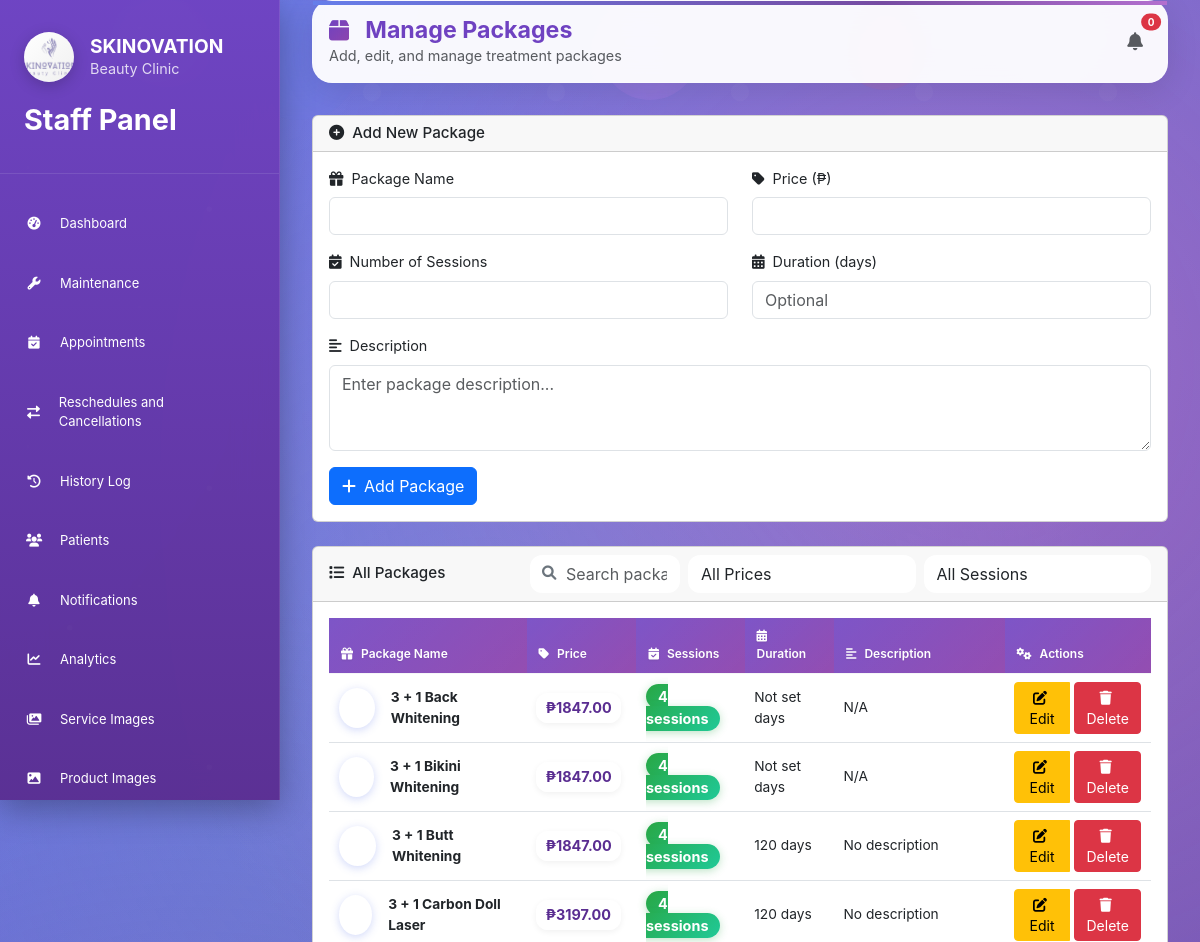
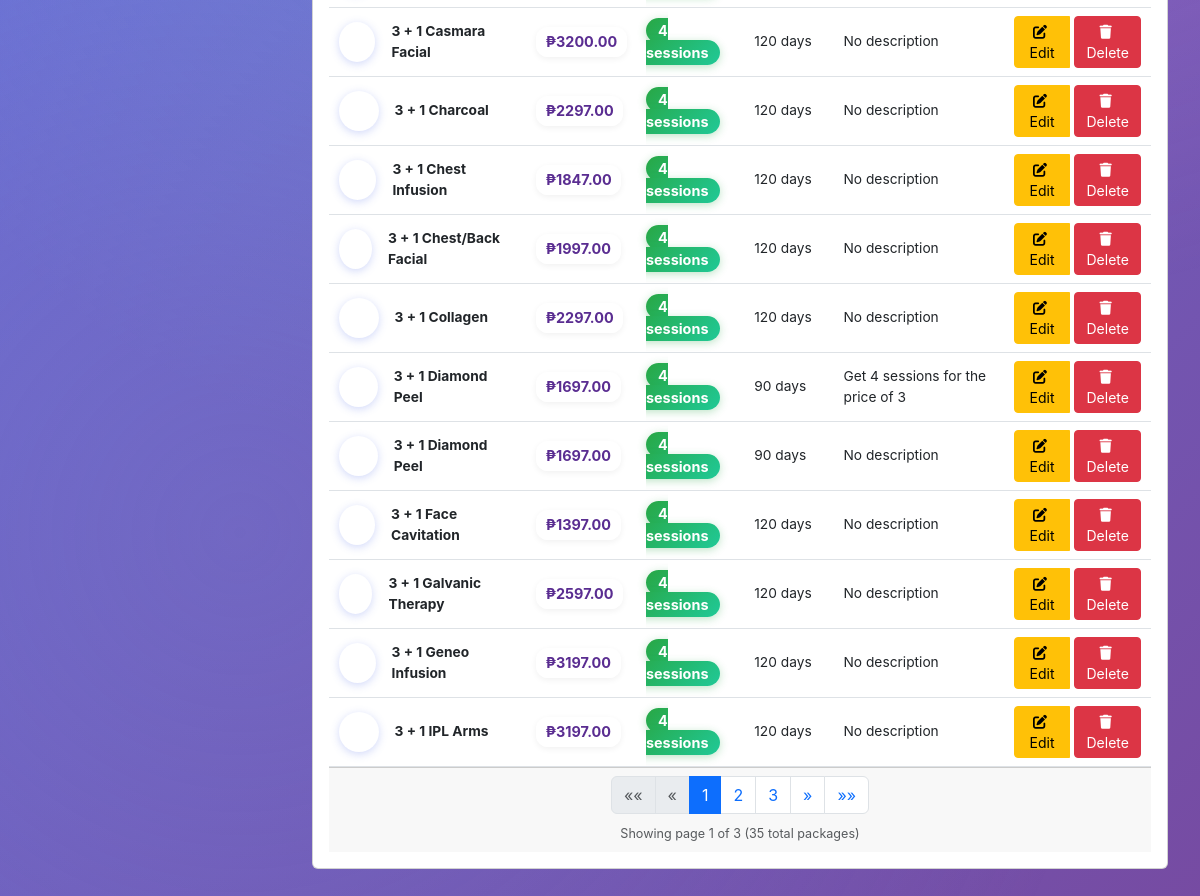
The app's page /appointments/admin/manage-packages/ (signed in) with its own data (2 pictures, top to bottom).
### packages/models.py (models this page shows, shortened)
class Package(models.Model):
    package_name = models.CharField(max_length=255)
    description = models.TextField(blank=True, null=True)
    price = models.DecimalField(max_digits=10, decimal_places=2)
    sessions = models.IntegerField()
    duration_days = models.IntegerField(help_text="Duration in days")
    grace_period_days = models.IntegerField(help_text="Grace period in days")
    archived = models.BooleanField(default=False)
    created_at = models.DateTimeField(auto_now_add=True)
    updated_at = models.DateTimeField(auto_now=True)
    class Meta:
        db_table = 'packages'
        ordering = ['package_name']

### appointments/admin_views.py (the view, shortened to what this page needs)
# urls.py: path('admin/manage-packages/', admin_views.admin_manage_packages, name='admin_manage_packages'),
@login_required
@user_passes_test(is_admin)
def admin_manage_packages(request):
    from packages.models import Package
    from django.core.paginator import Paginator
    packages = Package.objects.filter(archived=False).order_by('package_name')
    paginator = Paginator(packages, 15)
    page_number = request.GET.get('page')
    page_obj = paginator.get_page(page_number)
    context = {
        'packages': page_obj,
        'page_obj': page_obj,
    }
    return render(request, 'appointments/admin_manage_packages.html', context)

### appointments/admin_views.py (called while the page is built)
def is_admin(user):
    return user.is_authenticated and user.user_type == 'admin'

### appointments/context_processors.py (called while the page is built)
def notification_count(request):
    if request.user.is_authenticated:
        if request.user.user_type == 'admin':
            count = Notification.objects.filter(patient__isnull=True).count()
        else:
            count = Notification.objects.filter(patient=request.user, is_read=False).count()
    else:
        count = 0
    return {
        'notification_count': count
    }

### templates/appointments/admin_manage_packages.html (shortened to what this page needs)
{% extends 'appointments/admin_base.html' %}
{% load static %}
{% block content %}
<div class="content-header">
    <div>
        <h1 class="page-title" style="margin:0;">
            <i class="fas fa-box"></i>
            Manage Packages
        </h1>
        <p class="text-muted mb-0">Add, edit, and manage treatment packages</p>
    </div>
    {% include 'appointments/includes/admin_notification_icon.html' %}
</div>
<div class="card mb-4">
    <div class="card-header">
        <h5 class="mb-0">
            <i class="fas fa-plus-circle me-2"></i>Add New Package
        </h5>
    </div>
    <div class="card-body">
        <form method="post">
            <div class="row">
                <div class="col-md-6">
                    <div class="mb-3">
                        <label for="package_name" class="form-label">
                            <i class="fas fa-gift me-2"></i>Package Name
                        </label>
                        <input type="text" class="form-control" id="package_name" name="package_name" required>
                    </div>
                </div>
                <div class="col-md-6">
                    <div class="mb-3">
                        <label for="price" class="form-label">
                            <i class="fas fa-tag me-2"></i>Price (₱)
                        </label>
                        <input type="number" class="form-control" id="price" name="price" step="0.01" required>
                    </div>
                </div>
            </div>
            <div class="row">
                <div class="col-md-6">
                    <div class="mb-3">
                        <label for="sessions" class="form-label">
                            <i class="fas fa-calendar-check me-2"></i>Number of Sessions
                        </label>
                        <input type="number" class="form-control" id="sessions" name="sessions" required>
                    </div>
                </div>
                <div class="col-md-6">
                    <div class="mb-3">
                        <label for="duration_days" class="form-label">
                            <i class="fas fa-calendar-alt me-2"></i>Duration (days)
                        </label>
                        <input type="number" class="form-control" id="duration_days" name="duration_days" placeholder="Optional">
                    </div>
                </div>
            </div>
            <div class="mb-3">
                <label for="description" class="form-label">
                    <i class="fas fa-align-left me-2"></i>Description
                </label>
                <textarea class="form-control" id="description" name="description" rows="3" placeholder="Enter package description..."></textarea>
            </div>
            <button type="submit" class="btn btn-primary">
                <i class="fas fa-plus me-2"></i>Add Package
            </button>
        </form>
    </div>
</div>
<div class="card">
    <div class="card-header">
        <div class="d-flex justify-content-between align-items-center">
            <h5 class="mb-0">
                <i class="fas fa-list me-2"></i>All Packages
            </h5>
            <div class="d-flex gap-2">
                <div class="search-box">
                    <i class="fas fa-search"></i>
                    <input type="text" id="packageSearch" placeholder="Search packages..." class="form-control">
                </div>
                <select id="priceFilter" class="form-control">
                    <option value="">All Prices</option>
                </select>
                <select id="sessionsFilter" class="form-control">
                    <option value="">All Sessions</option>
                </select>
            </div>
        </div>
    </div>
    <div class="card-body">
        {% if packages %}
            <div class="table-responsive">
                <table class="table" id="packagesTable">
                    <thead>
                        <tr>
                            <th><i class="fas fa-gift me-2"></i>Package Name</th>
                            <th><i class="fas fa-tag me-2"></i>Price</th>
                            <th><i class="fas fa-calendar-check me-2"></i>Sessions</th>
                            <th><i class="fas fa-calendar-alt me-2"></i>Duration</th>
                            <th><i class="fas fa-align-left me-2"></i>Description</th>
                            <th><i class="fas fa-cogs me-2"></i>Actions</th>
                        </tr>
                    </thead>
                    <tbody>
                        {% for package in packages %}
                        <tr class="package-row" data-name="{{ package.package_name|lower }}" data-price="{{ package.price }}" data-sessions="{{ package.sessions }}">
                            <td>
                                <div class="d-flex align-items-center">
                                    <div class="package-icon me-3">
                                        <i class="fas fa-gift"></i>
                                    </div>
                                    <strong>{{ package.package_name }}</strong>
                                </div>
                            </td>
                            <td>
                                <span class="price-badge">₱{{ package.price|floatformat:2 }}</span>
                            </td>
                            <td>
                                <span class="sessions-badge">{{ package.sessions }} sessions</span>
                            </td>
                            <td>{{ package.duration_days|default:"Not set" }} days</td>
                            <td>{{ package.description|truncatechars:50|default:"No description" }}</td>
                            <td>
                                <div class="btn-group" role="group">
                                    <button class="btn btn-sm btn-warning" onclick="showEditForm({{ package.id }})">
                                        <i class="fas fa-edit me-1"></i>Edit
                                    </button>
                                    <form method="post" style="display: inline;" onsubmit="return confirm('Are you sure you want to delete this package?')">
                                        <button type="submit" class="btn btn-sm btn-danger">
                                            <i class="fas fa-trash me-1"></i>Delete
                                        </button>
                                    </form>
                                </div>
                            </td>
                        </tr>
                        {% endfor %}
                    </tbody>
                </table>
            </div>
            {% if page_obj.has_other_pages %}
            <div class="card-footer">
                <nav aria-label="Page navigation">
                    <ul class="pagination justify-content-center mb-0">
                        {% if page_obj.has_previous %}
                            <li class="page-item">
                                <a class="page-link" href="?page=1" aria-label="First">
                                    <span aria-hidden="true">&laquo;&laquo;</span>
                                </a>
                            </li>
                            <li class="page-item">
                                <a class="page-link" href="?page={{ page_obj.previous_page_number }}" aria-label="Previous">
                                    <span aria-hidden="true">&laquo;</span>
                                </a>
                            </li>
                        {% else %}
                            <li class="page-item disabled">
                                <span class="page-link">&laquo;&laquo;</span>
                            </li>
                            <li class="page-item disabled">
                                <span class="page-link">&laquo;</span>
                            </li>
                        {% endif %}
                        {% for num in page_obj.paginator.page_range %}
                            {% if page_obj.number == num %}
                                <li class="page-item active">
                                    <span class="page-link">{{ num }}</span>
                                </li>
                            {% elif num > page_obj.number|add:'-3' and num < page_obj.number|add:'3' %}
                                <li class="page-item">
                                    <a class="page-link" href="?page={{ num }}">{{ num }}</a>
                                </li>
                            {% endif %}
                        {% endfor %}
                        {% if page_obj.has_next %}
                            <li class="page-item">
                                <a class="page-link" href="?page={{ page_obj.next_page_number }}" aria-label="Next">
                                    <span aria-hidden="true">&raquo;</span>
                                </a>
                            </li>
                            <li class="page-item">
                                <a class="page-link" href="?page={{ page_obj.paginator.num_pages }}" aria-label="Last">
                                    <span aria-hidden="true">&raquo;&raquo;</span>
                                </a>
                            </li>
                        {% endif %}
                    </ul>
                </nav>
                <div class="text-center mt-2 text-muted">
                    <small>Showing page {{ page_obj.number }} of {{ page_obj.paginator.num_pages }} ({{ page_obj.paginator.count }} total packages)</small>
                </div>
            </div>
            {% endif %}
        {% else %}
            <div class="text-center py-5">
                <i class="fas fa-box fa-3x text-muted mb-3"></i>
                <h5 class="text-muted">No packages found</h5>
                <p class="text-muted">Add your first package using the form above.</p>
            </div>
        {% endif %}
    </div>
</div>
{% endblock %}

### templates/appointments/admin_base.html (style rules this page uses)
:root { --primary-color: #6f42c1; --secondary-color: #8e44ad; --dark-color: #5a2d91; --light-purple: #f8f9ff; --success-color: #28a745; --warning-color: #ffc107; --danger-color: #dc3545; --info-color: #17a2b8; }
body { font-family: 'Inter', -apple-system, BlinkMacSystemFont, 'Segoe UI', Roboto, sans-serif; background: linear-gradient(135deg, #667eea 0%, #764ba2 100%); background-attachment: fixed; min-height: 100vh; position: relative; }
body::before { content: ''; position: fixed; top: 0; left: 0; width: 100%; height: 100%; background: radial-gradient(circle at 20% 80%, rgba(120, 119, 198, 0.3) 0%, transparent 50%), radial-gradient(circle at 80% 20%, rgba(255, 119, 198, 0.3) 0%, transparent 50%), radial-gradient(circle at 40% 40%, rgba(120, 219, 255, 0.2) 0%, transparent 50%); z-index: -1; }
.content-header { background: rgba(255, 255, 255, 0.95); backdrop-filter: blur(15px); border-radius: 20px; padding: 2rem; margin: 0; margin-bottom: 2rem; box-shadow: 0 8px 32px rgba(0, 0, 0, 0.1); border: 1px solid rgba(255, 255, 255, 0.2); position: relative; overflow: visible; display: flex; justify-content: space-between; align-items: center; }
.content-header .page-title { margin: 0; flex: 1; }
.content-header::before { content: ''; position: absolute; top: 0; left: 0; right: 0; height: 4px; background: linear-gradient(90deg, #667eea, #764ba2, #f093fb, #f5576c); background-size: 200% 100%; animation: gradientShift 3s ease infinite; }
.page-title { color: var(--primary-color); font-size: 2.5rem; font-weight: bold; margin: 0; display: flex; align-items: center; position: relative; z-index: 1; }
.page-title i { margin-right: 1rem; background: linear-gradient(135deg, var(--primary-color), var(--secondary-color)); -webkit-background-clip: text; -webkit-text-fill-color: transparent; background-clip: text; }
.table { margin-bottom: 0; background: transparent; }
.table thead th { background: linear-gradient(135deg, var(--primary-color), var(--secondary-color)); color: white; border: none; padding: 0.6rem 0.75rem; font-weight: 600; text-shadow: 0 1px 2px rgba(0, 0, 0, 0.08); position: relative; font-size: 0.75rem; }
.table thead th::before { content: ''; position: absolute; top: 0; left: 0; right: 0; bottom: 0; background: linear-gradient(135deg, rgba(255, 255, 255, 0.1), rgba(255, 255, 255, 0.05)); z-index: 0; }
.table thead th { position: relative; z-index: 1; }
.table tbody td { padding: 0.5rem 0.6rem; vertical-align: middle; border-top: 1px solid rgba(233, 236, 239, 0.45); background: rgba(255, 255, 255, 0.5); transition: all 0.18s ease; font-size: 0.8rem; }
body { font-size: 13px; }
.table tbody td { font-size: 0.86rem; padding: 0.5rem 0.6rem; }
.price-badge { background: rgba(255,255,255,0.95); color: var(--dark-color); padding: 0.18rem 0.5rem; border-radius: 10px; font-weight: 700; font-size: 0.82rem; box-shadow: 0 2px 6px rgba(0,0,0,0.06); display: inline-block; }
.page-title { font-size: 1.45rem; }
.content-header { padding: 1rem; }
.card-header h5 { font-size: 0.95rem; }

### templates/appointments/admin_manage_packages.html (style rules this page uses)
.package-icon { width: 40px; height: 40px; background: var(--gradient-primary); border-radius: 50%; display: flex; align-items: center; justify-content: center; color: white; font-size: 14px; box-shadow: 0 2px 8px rgba(102, 126, 234, 0.3); }
.price-badge { background: rgba(255,255,255,0.95); color: var(--dark-color); padding: 0.25rem 0.6rem; border-radius: 12px; font-weight: 700; font-size: 0.9rem; box-shadow: 0 2px 6px rgba(0,0,0,0.06); display: inline-block; }
.sessions-badge { background: linear-gradient(135deg, #28a745, #20c997); color: white; padding: 0.25rem 0.75rem; border-radius: 15px; font-weight: bold; font-size: 0.9rem; box-shadow: 0 2px 8px rgba(40, 167, 69, 0.3); }
.btn-group .btn { margin-right: 0.25rem; }
.btn-group .btn:last-child { margin-right: 0; }
.search-box { position: relative; display: flex; align-items: center; }
.search-box i { position: absolute; left: 12px; color: #6c757d; z-index: 2; }
.search-box input { padding-left: 35px; border-radius: 12px; border: 1px solid rgba(255, 255, 255, 0.3); background: rgba(255, 255, 255, 0.9); backdrop-filter: blur(10px); transition: all 0.3s ease; }
.card-header .form-control { border-radius: 12px; border: 1px solid rgba(255, 255, 255, 0.3); background: rgba(255, 255, 255, 0.9); backdrop-filter: blur(10px); transition: all 0.3s ease; min-width: 150px; }
.package-row { transition: all 0.3s ease; }

### records on screen
Package: package_name "3 + 1 Back Whitening", price "1847.00", sessions "4", duration_days "Not set", description "N/A"
Package: package_name "3 + 1 Bikini Whitening", price "1847.00", sessions "4", duration_days "Not set", description "N/A"
Package: package_name "3 + 1 Butt Whitening", price "1847.00", sessions "4", duration_days "120", description "No description"
Package: package_name "3 + 1 Carbon Doll Laser", price "3197.00", sessions "4", duration_days "120", description "No description"
Package: package_name "3 + 1 Casmara Facial", price "3200.00", sessions "4", duration_days "120", description "No description"
Package: package_name "3 + 1 Charcoal", price "2297.00", sessions "4", duration_days "120", description "No description"
Package: package_name "3 + 1 Chest Infusion", price "1847.00", sessions "4", duration_days "120", description "No description"
Package: package_name "3 + 1 Chest/Back Facial", price "1997.00", sessions "4", duration_days "120", description "No description"
Package: package_name "3 + 1 Collagen", price "2297.00", sessions "4", duration_days "120", description "No description"
Package: package_name "3 + 1 Diamond Peel", price "1697.00", sessions "4", duration_days "90", description "Get 4 sessions for the price of 3"
Package: package_name "3 + 1 Diamond Peel", price "1697.00", sessions "4", duration_days "90", description "No description"
Package: package_name "3 + 1 Face Cavitation", price "1397.00", sessions "4", duration_days "120", description "No description"
Package: package_name "3 + 1 Galvanic Therapy", price "2597.00", sessions "4", duration_days "120", description "No description"
Package: package_name "3 + 1 Geneo Infusion", price "3197.00", sessions "4", duration_days "120", description "No description"
Package: package_name "3 + 1 IPL Arms", price "3197.00", sessions "4", duration_days "120", description "No description"

### other values on screen
{{ num }} "1"
{{ num }} "2" "3"
{{ page_obj.number }} "1"
{{ page_obj.paginator.num_pages }} "3"
{{ page_obj.paginator.count }} "35"
